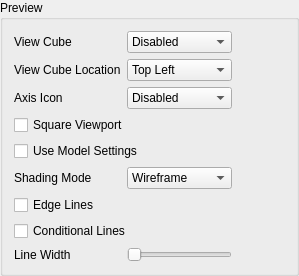
        <widget class="QGroupBox" name="PreviewGroup">
         <property name="title">
          <string>Preview</string>
         </property>
         <layout class="QGridLayout" name="gridLayout_6">
          <item row="0" column="0">
           <widget class="QLabel" name="label_8">
            <property name="toolTip">
             <string>Choose the preview navigation cube size, or disable it.</string>
            </property>
            <property name="buddy">
             <cstring>PreviewViewCubeSizeCombo</cstring>
            </property>
            <property name="text">
             <string>View Cube</string>
            </property>
           </widget>
          </item>
          <item row="0" column="1">
           <widget class="QComboBox" name="PreviewViewCubeSizeCombo">
            <property name="accessibleName">
             <string>View Cube</string>
            </property>
            <property name="toolTip">
             <string>Choose the preview navigation cube size, or disable it.</string>
            </property>
            <item>
             <property name="text">
              <string>Disabled</string>
             </property>
            </item>
            <item>
             <property name="text">
              <string>Extra Small</string>
             </property>
            </item>
            <item>
             <property name="text">
              <string>Small</string>
             </property>
            </item>
            <item>
             <property name="text">
              <string>Medium</string>
             </property>
            </item>
            <item>
             <property name="text">
              <string>Large</string>
             </property>
            </item>
            <item>
             <property name="text">
              <string>Extra Large</string>
             </property>
            </item>
           </widget>
          </item>
          <item row="1" column="0">
           <widget class="QLabel" name="PreviewViewCubeLocationLabel">
            <property name="toolTip">
             <string>Choose the corner for the preview navigation cube.</string>
            </property>
            <property name="buddy">
             <cstring>PreviewViewCubeLocationCombo</cstring>
            </property>
            <property name="text">
             <string>View Cube Location</string>
            </property>
           </widget>
          </item>
          <item row="1" column="1">
           <widget class="QComboBox" name="PreviewViewCubeLocationCombo">
            <property name="accessibleName">
             <string>Location</string>
            </property>
            <property name="toolTip">
             <string>Choose the corner for the preview navigation cube.</string>
            </property>
            <item>
             <property name="text">
              <string>Top Left</string>
             </property>
            </item>
            <item>
             <property name="text">
              <string>Top Right</string>
             </property>
            </item>
            <item>
             <property name="text">
              <string>Bottom Left</string>
             </property>
            </item>
            <item>
             <property name="text">
              <string>Bottom Right</string>
             </property>
            </item>
           </widget>
          </item>
          <item row="2" column="0">
           <widget class="QLabel" name="PreviewAxisIconSizeLabel">
            <property name="toolTip">
             <string>Choose the model-axis indicator size in the preview, or disable it.</string>
            </property>
            <property name="buddy">
             <cstring>PreviewAxisIconSizeCombo</cstring>
            </property>
            <property name="text">
             <string>Axis Icon</string>
            </property>
           </widget>
          </item>
          <item row="2" column="1">
           <widget class="QComboBox" name="PreviewAxisIconSizeCombo">
            <property name="accessibleName">
             <string>Axis Icon</string>
            </property>
            <property name="toolTip">
             <string>Choose the model-axis indicator size in the preview, or disable it.</string>
            </property>
            <item>
             <property name="text">
              <string>Disabled</string>
             </property>
            </item>
            <item>
             <property name="text">
              <string>Extra Small</string>
             </property>
            </item>
            <item>
             <property name="text">
              <string>Small</string>
             </property>
            </item>
            <item>
             <property name="text">
              <string>Medium</string>
             </property>
            </item>
            <item>
             <property name="text">
              <string>Large</string>
             </property>
            </item>
            <item>
             <property name="text">
              <string>Extra Large</string>
             </property>
            </item>
           </widget>
          </item>
          <item row="3" column="0" colspan="3">
           <widget class="QCheckBox" name="PreviewSquareViewportCheckBox">
            <property name="toolTip">
             <string>Keep the preview square, with a 1:1 width to height ratio, whatever the panel size.</string>
            </property>
            <property name="text">
             <string>Square Viewport</string>
            </property>
           </widget>
          </item>
          <item row="4" column="0" colspan="3">
           <widget class="QCheckBox" name="PreviewSyncRendering">
            <property name="toolTip">
             <string>Use the model view rendering settings for the preview.</string>
            </property>
            <property name="text">
             <string>Use Model Settings</string>
            </property>
           </widget>
          </item>
          <item row="5" column="0">
           <widget class="QLabel" name="PreviewShadingModeLabel">
            <property name="toolTip">
             <string>Choose how parts are drawn in the preview.</string>
            </property>
            <property name="text">
             <string>Shading Mode</string>
            </property>
            <property name="buddy">
             <cstring>PreviewShadingMode</cstring>
            </property>
           </widget>
          </item>
          <item row="5" column="1">
           <widget class="QComboBox" name="PreviewShadingMode">
            <property name="accessibleName">
             <string>Preview Shading Mode</string>
            </property>
            <property name="toolTip">
             <string>Choose how parts are drawn in the preview.</string>
            </property>
            <item>
             <property name="text">
              <string>Wireframe</string>
             </property>
            </item>
            <item>
             <property name="text">
              <string>Flat Shading</string>
             </property>
            </item>
            <item>
             <property name="text">
              <string>Default Lights</string>
             </property>
            </item>
           </widget>
          </item>
          <item row="6" column="0" colspan="3">
           <widget class="QCheckBox" name="PreviewEdgeLines">
            <property name="toolTip">
             <string>Draw edge lines on parts in the preview.</string>
            </property>
            <property name="text">
             <string>Edge Lines</string>
            </property>
           </widget>
          </item>
          <item row="7" column="0" colspan="3">
           <widget class="QCheckBox" name="PreviewConditionalLines">
            <property name="toolTip">
             <string>Draw conditional lines on parts in the preview.</string>
            </property>
            <property name="text">
             <string>Conditional Lines</string>
            </property>
           </widget>
          </item>
          <item row="8" column="0">
           <widget class="QLabel" name="PreviewLineWidthTitle">
            <property name="toolTip">
             <string>Set the line width used in the preview.</string>
            </property>
            <property name="text">
             <string>Line Width</string>
            </property>
            <property name="buddy">
             <cstring>PreviewLineWidthSlider</cstring>
            </property>
           </widget>
          </item>
          <item row="8" column="1">
           <widget class="QSlider" name="PreviewLineWidthSlider">
            <property name="accessibleName">
             <string>Preview Line Width</string>
            </property>
            <property name="toolTip">
             <string>Set the line width used in the preview.</string>
            </property>
            <property name="orientation">
             <enum>Qt::Orientation::Horizontal</enum>
            </property>
           </widget>
          </item>
          <item row="8" column="2">
           <widget class="QLabel" name="PreviewLineWidthLabel">
            <property name="text">
             <string />
            </property>
           </widget>
          </item>
          <item row="0" column="3">
           <spacer name="horizontalSpacer_11">
            <property name="orientation">
             <enum>Qt::Horizontal</enum>
            </property>
            <property name="sizeHint" stdset="0">
             <size>
              <width>40</width>
              <height>20</height>
             </size>
            </property>
           </spacer>
          </item>
         </layout>
        </widget>
